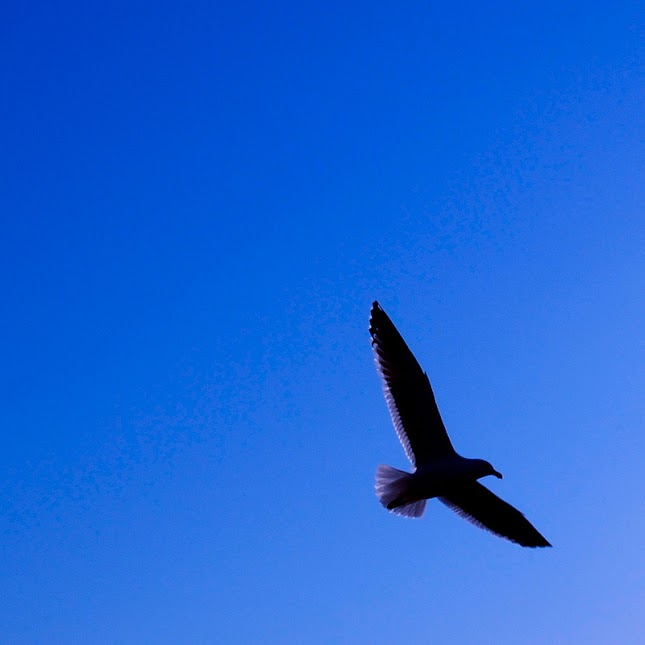
#> input picture Corte 3/seagull.jpg, 645 x 645 px, found by its file name
$ python BinarizacionCentroide.py
#> lines starting #> are read from the running program, lines starting #| are printed output that depends on the picture; after the words box and inside, x2 and y2 are one past the last pixel; in counts of white or black regions, pixels touching at a corner belong together
from PIL import Image
import matplotlib.pyplot as plt
import numpy as np

imagen_original = Image.open('./Corte 3/seagull.jpg').convert("RGB")
#> imagen_original is the input picture: PIL image 645x645 RGB; mean R, G, B 28.2, 101.6, 215.7
imagen_gris = imagen_original.convert("L")
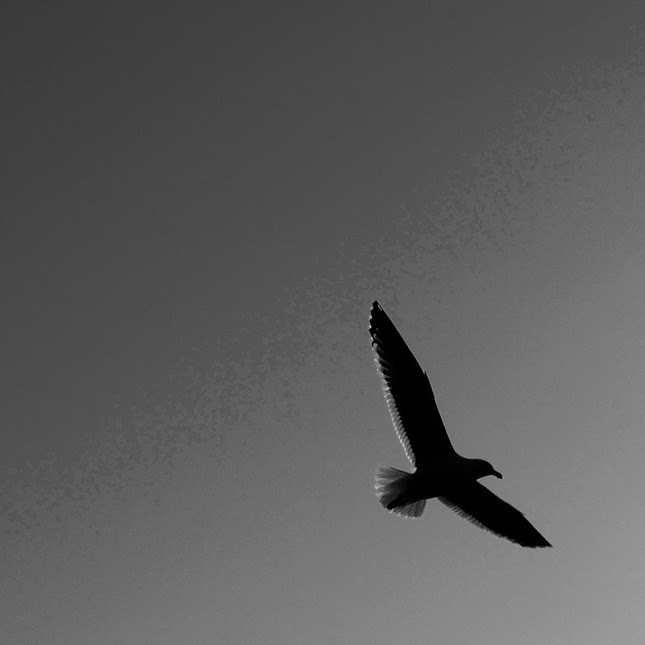
#> imagen_gris: PIL image 645x645 L; min 0, max 213, mean 92.7
columnas, filas = imagen_gris.size
#> columnas = 645; filas = 645
umbral = 30
imagen_binaria = Image.new("L", (columnas, filas))
#> imagen_binaria: PIL image 645x645 L; every value is 0

for i in range(columnas):
    for j in range(filas):
        pixel = imagen_gris.getpixel((i, j))
        if pixel <= umbral:
            imagen_binaria.putpixel((i, j), 255)  # Águila en blanco
        else:
            imagen_binaria.putpixel((i, j), 0)    # Fondo en negro
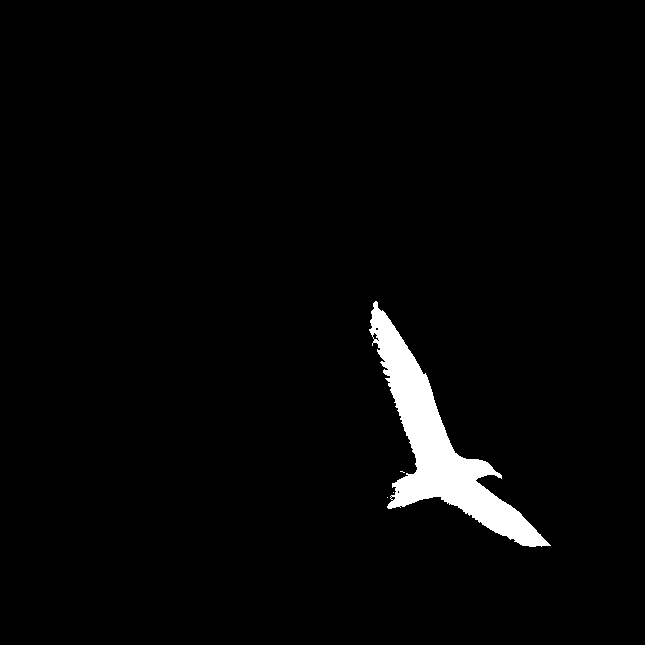
#> imagen_binaria: PIL image 645x645 L; 2.7% white; 4 white regions (3 under 20 px), largest, box (x1, y1, x2, y2) and area: (369, 301, 551, 547) 11125

array_binario = np.array(imagen_binaria)
M00 = 0
M10 = 0
M01 = 0
for y in range(filas):
    for x in range(columnas):
        intensidad = int(array_binario[y, x])
        M00 += intensidad
        M10 += x * intensidad
        M01 += y * intensidad
#> after the loop, M00 = 2838660; M01 = 1266397320; M10 = 1246100850

print(f"\nMomentos del águila:")
print(f"M00 = {M00:.0f}")
#| M00 = 2838660
print(f"M10 = {M10:.0f}")
#| M10 = 1246100850
print(f"M01 = {M01:.0f}")
#| M01 = 1266397320
if M00 != 0:
    x_centroide = M10 / M00
#> x_centroide = 439
    y_centroide = M01 / M00
#> y_centroide = 446.1
    print(f"\nCentroide del águila:")
    print(f"x = M10/M00 = {M10:.0f}/{M00:.0f} = {x_centroide:.2f}")
#| x = M10/M00 = 1246100850/2838660 = 438.98
    print(f"y = M01/M00 = {M01:.0f}/{M00:.0f} = {y_centroide:.2f}")
#| y = M01/M00 = 1266397320/2838660 = 446.13
else:
    print("\nError: M00 es cero, no se puede calcular el centroide")
    x_centroide = y_centroide = 0
plt.figure(figsize=(15, 5))

plt.subplot(1, 3, 1)
plt.imshow(imagen_original)
plt.title("Imagen Original")
plt.axis("off")

plt.subplot(1, 3, 2)
plt.imshow(imagen_gris, cmap='gray')
plt.title("Escala de Grises")
plt.axis("off")

plt.subplot(1, 3, 3)
plt.imshow(imagen_binaria, cmap='gray')
plt.title(f"Imagen Binarizada (Umbral={umbral})")

if M00 != 0:
    plt.plot(x_centroide, y_centroide, 'r+', markersize=20, markeredgewidth=3)
    plt.plot(x_centroide, y_centroide, 'ro', markersize=10, fillstyle='none', markeredgewidth=2)
    plt.text(x_centroide + 10, y_centroide + 10,
             f'Centroide\n({x_centroide:.1f}, {y_centroide:.1f})',
             color='red', fontsize=10, fontweight='bold',
             bbox=dict(boxstyle='round', facecolor='white', alpha=0.8))

plt.axis("off")

plt.tight_layout()
plt.show()
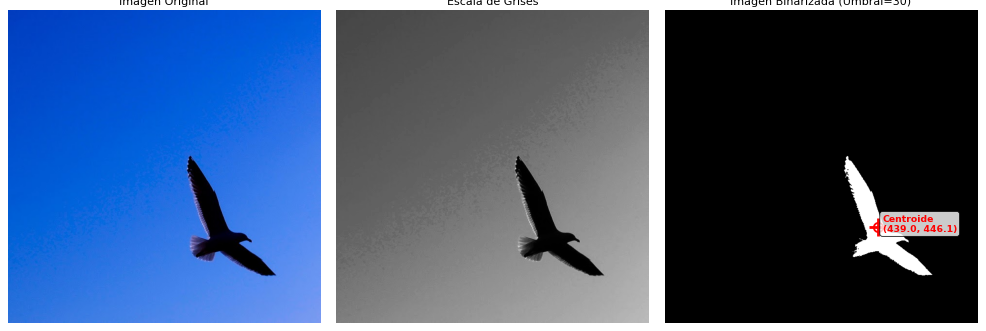
#> figure drawn by matplotlib, 3 panels
